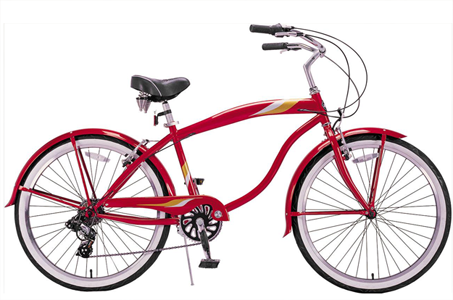
#> input picture Practica 1/imagenes/bicycle.bmp, 453 x 300 px, given in place of yosemite1.jpg, which was not available
$ python practica.py
#> lines starting #> are read from the running program, lines starting #| are printed output that depends on the picture; pictures that were not available may be replaced by others from this repository, and a replacement may not be noted

from __future__ import print_function
from matplotlib import pyplot as plt
from skimage.feature import peak_local_max
import numpy as np
import random
import cv2 as cv

# https://github.com/opencv/opencv/blob/master/modules/features2d/src/draw.cpp
# https://docs.opencv.org/trunk/d2/d29/classcv_1_1KeyPoint.html
# https://github.com/scikit-image/scikit-image/blob/master/skimage/feature/peak.py

'''
Normaliza los valores de la imagen, poniendo el valor maximo a 1.0 y el mínimo a 0.0.
'''
# [5 lines left out: function normalize, not called in this run]

'''
Pinta una imagen psada por parámetro, el título por defecto será "Imagen". Y sus valores serán normalizados salvo que se indique lo contrario.
'''
# [17 lines left out: function pintaI, not called in this run]

'''
Compone imágenes de forma horizontal. Para ello crea bordes blancos en aquellas que tengan menor altura.
Se peude elegir el color del borde.
'''
# [22 lines left out: function hstack, not called in this run]

'''
Utiliza la función anterior para pintar varias imágenes juntas.
'''
def pintaMI(vim, titulo='Imagenes', border=(1,1,1), norm = True):
    pintaI(hstack(vim, border, norm), titulo, norm)

'''
Esta función hace lo mismo que hstack pero en vertical.
'''
# [20 lines left out: function vstack, not called in this run]

'''
Transforma una imagen de codificación BGR a RGB, realizando una llamada a cv.cvtColor
'''
def BGRtoRGB(im):
    return cv.cvtColor(im, cv.COLOR_BGR2RGB)

'''
Comprueba si una imagen es monobanda.
'''
def isBW(im):
    return len(im.shape) == 2

# [15 lines left out: function savei, not called in this run]

'''
Lee una imagen dado un nombre de archivo "filename" y un flag que indica si la imagen es a color o no "flagColor".
Pasamos los valores a f32 ya que hay funciones de opencv como cvtcolor que no admiten mas precisión.
'''
def leeimagen(filename, flagColor):
#> called with filename = 'imagenes/yosemite_full/yosemite1.jpg', flagColor = 1
    if flagColor == 1:
        return BGRtoRGB(cv.imread(filename, flagColor)).astype("float32")
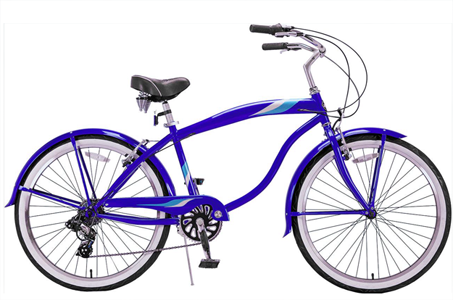
#> returned value: shape (300, 453, 3) float32; mean of channels 0, 1, 2 225.6, 213.4, 216.1; drawn as B, G, R
    return cv.imread(filename, flagColor).astype("float32")


PATH = "imagenes/"
yos1 = leeimagen(PATH + "yosemite_full/yosemite1.jpg", 1).astype("uint8")
yos2 = leeimagen(PATH + "yosemite_full/yosemite2.jpg", 1).astype("uint8")
#> call 2 of leeimagen, with filename = 'imagenes/yosemite_full/yosemite2.jpg', flagColor = 1
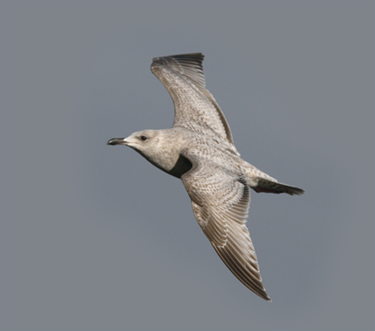
#> input picture Practica 1/imagenes/bird.bmp, 375 x 331 px, given in place of yosemite2.jpg, which was not available
#> in leeimagen (call 2), `return BGRtoRGB(cv.imread(filename, flagColor)).astype("float32")`:
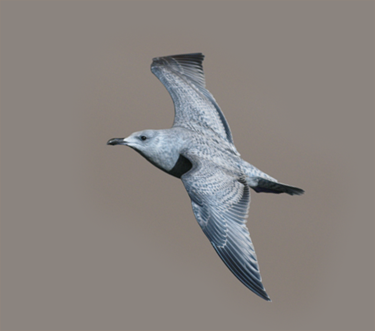
#> returned value: shape (331, 375, 3) float32; mean of channels 0, 1, 2 127.7, 131.3, 136.9; drawn as B, G, R
yos3 = leeimagen(PATH + "yosemite_full/yosemite3.jpg", 1).astype("uint8")
yos4 = leeimagen(PATH + "yosemite_full/yosemite4.jpg", 1).astype("uint8")
#> (the run stopped early here; a loop or call above may not have finished)
